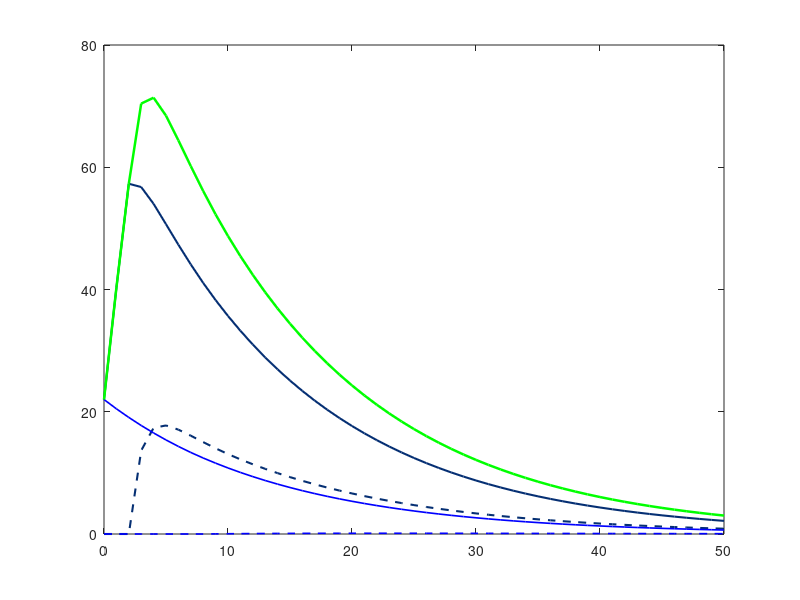

Reproduce this figure in MATLAB. (Note: this script raises an error after producing the figure.)
clear all;



%%
%Condor model
function [t, Wjuveniles, Wadults, Wtotal, Cjuveniles, Cadults, Ctotal, TotalBirds, Y1, WY1] = runCondorModel()
% initialization of variables and Rates

%set this to true to run project Part F scenario
releaseAt5Years = false;

CR =  1.8/2; % The Female birth Rate assuming double clutching /2 for no double clutching


WR = 0.3729/2; % wild female birth rate

num_years = 50; % simulation time in years

t = 0: num_years;

Kr = 1 - 0.8; % the keep rate of juvenile condors
Rr = 0.8;     % the release rate of juvenile condors

% mortality rates

% year(0:1) newborns
% year(1:2) juveniles
% year(1:6) captive immature, year(1:7) wild immature
% year(7:t) captive adults, year(8:t) wild adults

% part A
% ACMR = 0.086; % captive adult mortality rate
% AWMR = 0.086; % wild adult mortality rate
% 
% ICMR = 0.086; % captive mortality rate for immature condors
% IWMR = 0.086; % wild mortality rate for immature condors
% 
% JCMR = 0.086; % captive juvenile mortality rate
% JWMR = 0.086; % wild juvenile mortaltiy rate


%Part B
ACMR = 0.069; % captive adult mortality rate
AWMR = 0.069; % wild adult mortality rate
% 
ICMR = 0.659; % captive mortality rate for immature condors
IWMR = 0.659; % wild mortality rate for immature condors
% 
JCMR = 0.138; % captive juvenile mortality rate
JWMR = 0.138; % wild juvenile mortaltiy rate


%survival rates

ACSR = 1 - ACMR;  %survival rate of captive adults
AWSR = 1 - AWMR;  %survival rate of wild adults

ICSR = 1 - ICMR; % captive survival rate for immature condors
IWSR = 1 - IWMR; % wild survival rate for immature condors

JCSR = 1 - JCMR;  % captive juvenile survival rate
JWSR = 1 - JWMR;  % wild juvenile survival rate



Captivecap = 150/2; % number of pairs of captive condors
Wildcap = 400/2;    % number of pairs of wild condors



% Define arrays and fill with 0's ahead of time to pre-allocate space
%arrays start at 1 in matlab not 0... odd 
%captive and wild groups, vectors 

%data stored as condor pairs

Y0 = zeros(1, num_years);
Y1 = zeros(1, num_years);
Y2 = zeros(1, num_years);
Y3 = zeros(1, num_years);
Y4 = zeros(1, num_years);
Y5 = zeros(1, num_years);
Y6 = zeros(1, num_years);
Y7 = zeros(1, num_years);
A  = zeros(1, num_years);




WY0 = zeros(1, num_years);
WY1 = zeros(1, num_years);
WY2 = zeros(1, num_years);
WY3 = zeros(1, num_years);
WY4 = zeros(1, num_years);
WY5 = zeros(1, num_years);
WY6 = zeros(1, num_years);
WY7 = zeros(1, num_years);
WY8 = zeros(1, num_years);
WA  = zeros(1, num_years);

% setting initial conditions

% Y5(1) = 20;
% Y6(1) = 20;
% WY5(1) = 20;
% WY6(1) = 20;


% Y0(1) = 44/2;
% Y1(1) = 39/2;
% Y2(1) = 7/2;
% Y3(1) = 8/2;
% Y4(1) = 7/2;
% Y5(1) = 8/2;
% Y6(1) = 7/2;
% Y7(1) = 8/2;
% A(1) = 86/2;
A(1) = 22;

for yr = 2: num_years + 1
    
    Ctotal_prev = Y0(yr-1) + Y1(yr-1) + Y2(yr-1) + Y3(yr-1) + Y4(yr-1) + Y5(yr-1) + Y6(yr-1) + A(yr-1);

    Wtotal_prev = WY0(yr-1) + WY1(yr-1) + WY2(yr-1) + WY3(yr-1) + WY4(yr-1) + WY5(yr-1) + WY6(yr-1) + WY7(yr-1) + WA(yr-1);
    
    WCC = 1 - (Wtotal_prev / Wildcap); % we might have to add a clamp here to prevent a negative value subtracting born chicks

 
    


    if Ctotal_prev <= Captivecap 

        Kr = 1 - 0.8;
        Rr = 1 - Kr;

    else 
        Kr = 1 - 1;
        Rr = 1 - Kr;
    end

    %if Ctotal_prev <= Captivecap 
        
        %captive condor section
        
        adultsEligibleToReproduce = A(yr-1);
        
        Y0(yr) = (adultsEligibleToReproduce * CR);  % just born
        
        Y1(yr) = Y0(yr-1);         % living out their first year, no release
    
        Y2(yr) = Y1(yr-1) *  Kr * JCSR;   % start of pre-adult years
        Y3(yr) = Y2(yr-1) *  ICSR;
        Y4(yr) = Y3(yr-1) *  ICSR;
        Y5(yr) = Y4(yr-1) *  ICSR;
        Y6(yr) = Y5(yr-1) *  ICSR;   
        Y7(yr) = 0;   % end of pre-adult years
        A(yr) = A(yr-1) * ACSR + Y6(yr-1) * ICSR;  % adults
    
    
    
    
        %wild condors
    
        WildadultsEligibleToReproduce = WA(yr-1);
    
        WY0(yr) = (WildadultsEligibleToReproduce * WR * WCC);  % just born
    
        WY1(yr) = WY0(yr-1); % juveniles         
    
        WY2(yr) = (WY1(yr-1) * JWSR + Y1(yr-1) * Rr * JCSR);
        WY3(yr) = WY2(yr-1) * IWSR;
        WY4(yr) = WY3(yr-1) * IWSR;
        WY5(yr) = WY4(yr-1) * IWSR;
        WY6(yr) = WY5(yr-1) * IWSR;   
        WY7(yr) = WY6(yr-1) * IWSR; 
        WY8(yr) = 0;        % end of juv years
        WA(yr) = WA(yr-1) * AWSR + WY7(yr-1) * IWSR;  % adults

    if yr == 6 && releaseAt5Years == true
        % stop double clutching at 5 years
        CR = CR/2
        % release all captive the birds
        WY0(yr) = WY0(yr) + Y0(yr);
        WY1(yr) = WY1(yr) + Y1(yr);
        WY2(yr) = WY2(yr) + Y2(yr);
        WY3(yr) = WY3(yr) + Y3(yr);
        WY4(yr) = WY4(yr) + Y4(yr);
        WY5(yr) = WY5(yr) + Y5(yr);
        WY6(yr) = WY6(yr) + Y6(yr);
        WY7(yr) = WY7(yr) + Y7(yr);
        WA(yr) = WA(yr) + A(yr);
        Y0(yr) = 0;
        Y1(yr) = 0; 
        Y2(yr) = 0; 
        Y3(yr) = 0; 
        Y4(yr) = 0; 
        Y5(yr) = 0; 
        Y6(yr) = 0; 
        Y7(yr) = 0;  
        A(yr) = 0;
    end
    
    end
    
% Group totals for plotting
% combining arrays to account for the correct groups for captive 
Cjuveniles = Y1 + Y2 + Y3 + Y4 + Y5 + Y6;
Cadults    = A;
Ctotal     = Y0 + Cjuveniles + Cadults;
Wjuveniles = WY1 + WY2 + WY3 + WY4 + WY5 + WY6 + WY7;
Wadults    = WA;
Wtotal     = WY0 + Wjuveniles + Wadults;
TotalBirds = Wtotal + Ctotal;
end
%%

Captivecap = 150/2;
Wildcap = 400/2;

[t, Wjuveniles, Wadults, Wtotal, Cjuveniles, Cadults, Ctotal, TotalBirds, Y1, WY1] = runCondorModel();
figure;
plot(t, Ctotal, 'Color', '#052F73', 'LineWidth', 1.5); hold on;
plot(t, Wtotal,'Color',  '#052f73', 'LineWidth', 1.5, 'LineStyle', '--');
plot(t, Cadults, 'b', 'LineWidth', 1.2);
plot(t, Wadults, '--b', 'LineWidth', 1.2);
plot(t, TotalBirds, 'g', 'LineWidth', 1.8);

yline(Captivecap,'--c', 'LineWidth', 2.5);
yline(Wildcap,'--k', 'LineWidth', 2.5);
grid on;

legend('Captive Total Pairs', 'Wild Total Pairs', 'Captive Adults Pairs', 'Wild Adults Pairs','TotalBirds Pairs','Captivecap', 'Wildcap','Location', 'northwest');
xlabel('Years');
ylabel('Number of Condor Pairs');
title('Captive and Wild Condor Pair Populations (Project 3)');
%%

figure;
plot(t, WY1, '--c', 'LineWidth', 1.5); 
hold on;                                     % Keeps the green line visible
plot(t, Y1, 'c', 'LineWidth', 1.5); 
yline(Captivecap, '--k', 'LineWidth', 2.5);
yline(Wildcap, '--r', 'LineWidth', 2.5);
hold off;

grid on;
legend('Wild Juveniles Pairs', 'Captive Juveniles Pairs', 'Captivecap', 'Wildcap', 'Location', 'northwest');
xlabel('Years');
ylabel('Number of Condor Pairs');
title('Captive and Wild Condor Pair Populations (Project 3)');
